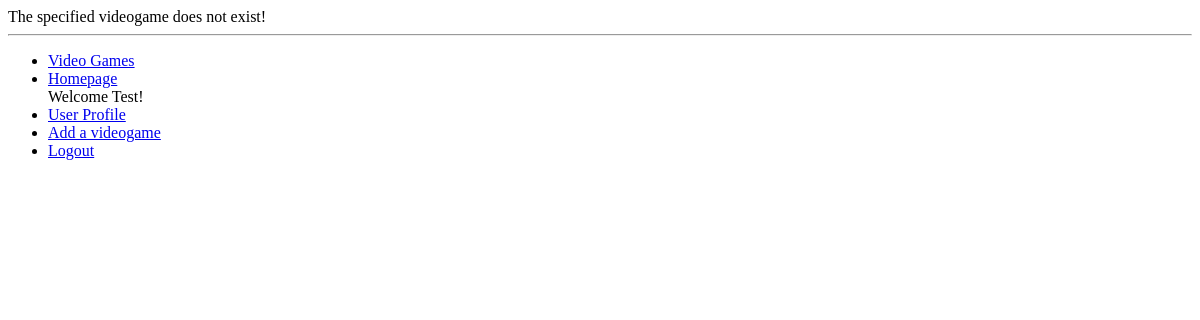
The page /vgc/videogame/game1/ (signed in) on the database as committed earlier.
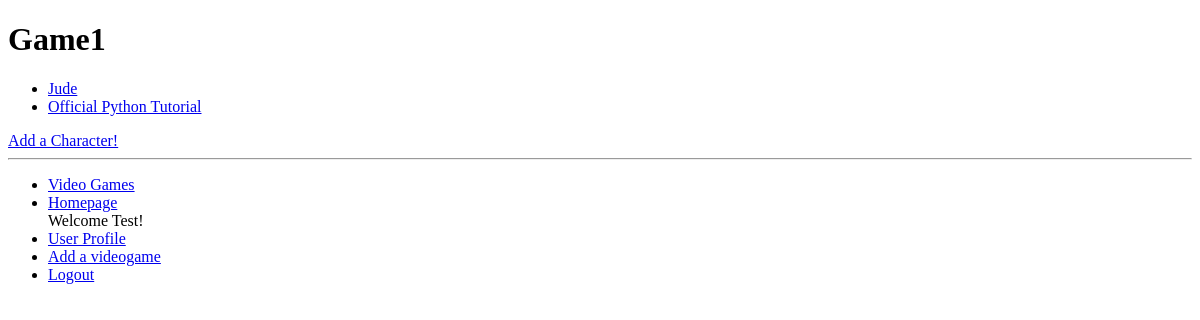
The same page on the database as committed later.
### vgc/models.py (models this page shows, shortened)
class VideoGame(models.Model):
    name = models.CharField(max_length=128, unique =True)
    slug = models.SlugField()
    class Meta:
        verbose_name_plural = 'VideoGames'

class Character(models.Model):
    videogame = models.ForeignKey(VideoGame)
    name = models.CharField(max_length=128,
                            help_text='Please enter the name of the character.')
    slug = models.SlugField()
    url = models.URLField(max_length=200,blank=True,
                         help_text='Please enter the URL of the character.')
    bio = models.CharField(max_length=512,
                            help_text='Please enter the bio of the character.')
    class Meta:
        verbose_name_plural = 'Character'

### vgc/views.py (the view)
def show_videogame(request, videogame_name_slug):
    context_dict = {}
    try:
        videogame = VideoGame.objects.get(slug=videogame_name_slug)
        characters = Character.objects.filter(videogame=videogame)
        context_dict['characters'] = characters
        context_dict['videogame'] = videogame
    except VideoGame.DoesNotExist:
        context_dict['videogame'] = None
        context_dict['characters'] = None
    return render(request, 'vgc/videogame.html', context_dict)

### templates/vgc/videogame.html (shortened to what this page needs)
{% extends 'vgc/base.html' %}
{% load staticfiles %}
{% block body_block %}
	{%if videogame %}
		<h1>{{ videogame.name }}</h1>
		{% if characters %}
			<ul>
			{% for character in characters %}
				<li><a href="{% url 'show_character' character.slug %}" >{{character.name}} </a></li>
			{% endfor %}
			</ul>
		{% else %}
			<strong>No characters currently in videogame.</strong>
		{% endif %}
		{% if user.is_authenticated %}
		<a href="{% url 'add_character' videogame.slug %}">Add a Character!</a>
		{% endif %}
	{% else %}
		The specified videogame does not exist!
	{% endif %}
{% endblock %}

### templates/vgc/base.html (shortened to what this page needs)
<!DOCTYPE html>
{% load vgc_template_tags %}
{% load staticfiles %}
<html>
	<head>
	</head>
	<body>
		<div>
			{% block body_block %}
			{% endblock %}
		</div>
		<hr />
		<div>
			<ul>
			<li><a href="{% url 'show_list_of_games' %}">Video Games</a></li>
			<li><a href="{% url 'index' %}">Homepage</a></li>
			{% if user.is_authenticated %}
				Welcome {{ user.username }}!
				<li><a href="{% url 'user_profile' %}">User Profile</a></li>
				<li><a href="{% url 'add_videogame' %}">Add a videogame</a></li>
				<li><a href="{% url 'logout' %}">Logout</a></li>
			{% else %}
				<li><a href="{% url 'register' %}">Register</a></li>
				<li><a href="{% url 'login' %}">Login</a></li>
			{% endif %}
			</ul>
		</div>
	</body>
</html>

Rows that differ between the two databases and show on the page:
added VideoGame: name "Game1"
added Character: name "Jude"
added Character: name "Official Python Tutorial"
Other text that changed with them:
text no longer shown: "The specified videogame does not exist!"
text now shown: "Add a Character!"
